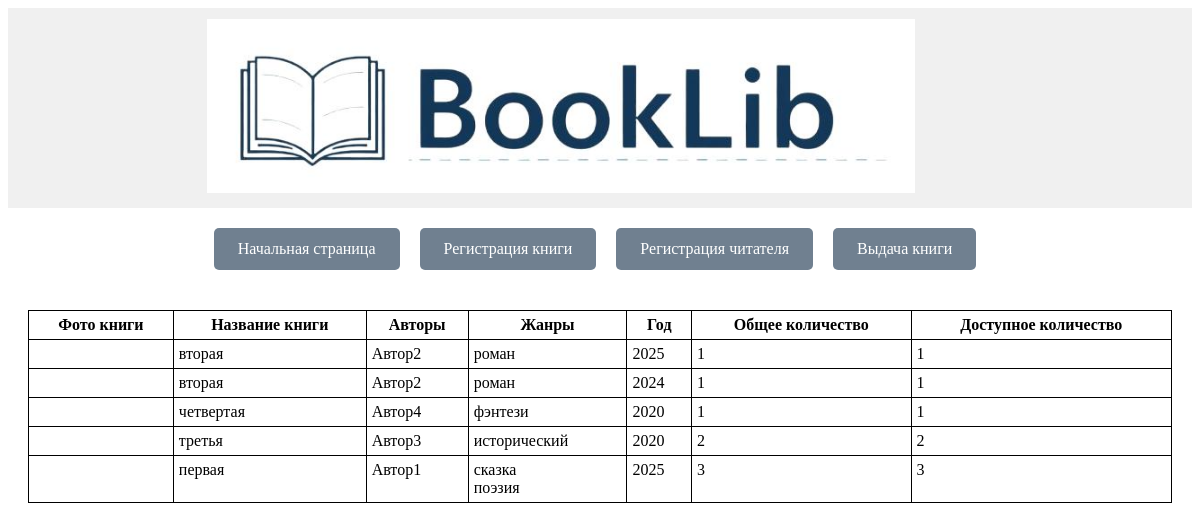
/lib/, run on an earlier commit of the app's database.
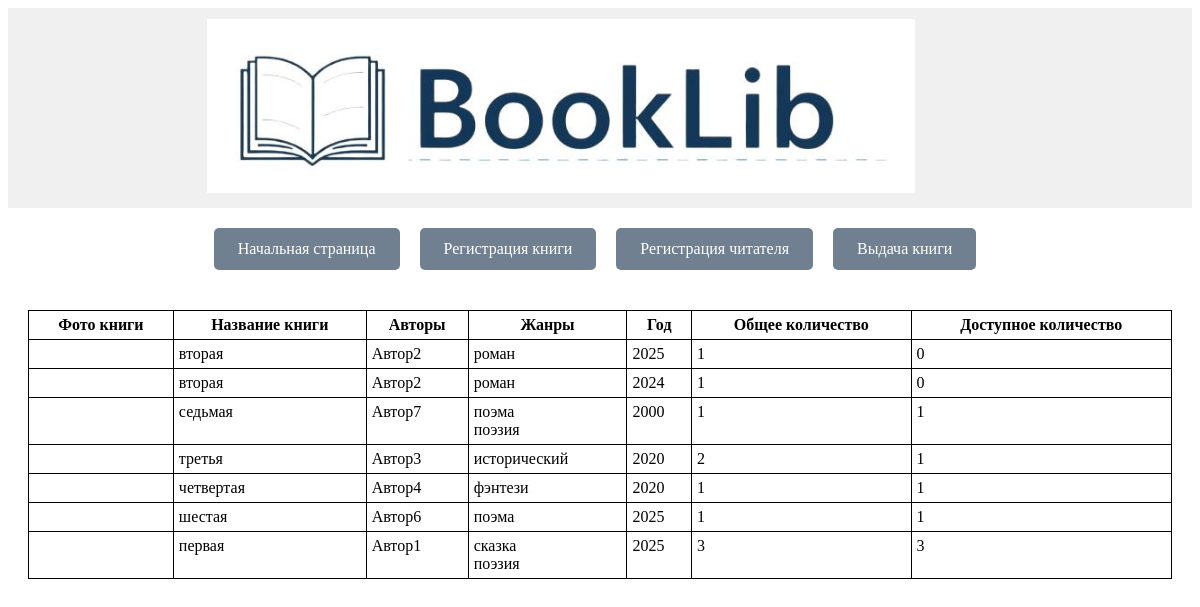
And on a later commit of the database.
### booklib/models.py (models this page shows, shortened)
class Book(models.Model):
    rating_book = (
        (5, '5'),
        (4, '4'),
        (3, '3'),
        (2, '2'),
        (1, "\U00002605"),
    )
    title_rus = models.CharField('Наименование книги', max_length=200)
    title_orig = models.CharField('Наименование книги (ориг.)', max_length=200, null=True, blank=True)
    year = models.PositiveIntegerField('Год издания', null=True,blank=True)
    quantity_pages = models.PositiveIntegerField('Количество страниц',null=True,blank=True)
    rating = models.DecimalField('Общий рейтинг', max_digits=2, decimal_places=1, null=True, blank=True)
    counter_rating = models.DecimalField('Счетчик рейтинга', max_digits=2, decimal_places=1, default=0, null=True, blank=True)
    return_rating = models.DecimalField('Рейтинг при возврате', max_digits=2, decimal_places=1, choices = rating_book, null=True, blank=True)
    general_quantity = models.IntegerField('Общее количество экземпляров', default=0, null=True, blank=True)
    current_quantity = models.IntegerField('Доступное количество экземпляров', null=True, blank=True)
    distrib_quantity = models.IntegerField('Количество выданных экземпляров', default=0, null=True, blank=True)
    genres = models.ManyToManyField('Genre')
    class Meta:
        verbose_name='Книга'
        verbose_name_plural='Книги'
        ordering = ['current_quantity', 'title_rus']

class Author(models.Model):
    books = models.ManyToManyField(Book)
    name = models.CharField('Автор', max_length=200)
    photo_author = models.ImageField('Фото авторов', null=True, blank=True)
    class Meta:
        verbose_name='Автор книги'
        verbose_name_plural='Авторы книг'

class Genre(models.Model):
    name_genre = models.CharField('Жанр', max_length=50)
    class Meta:
        verbose_name='Жанр книги'
        verbose_name_plural='Жанры книг'

### booklib/views.py (the view)
# urls.py: path('', get_main_page, name='main'),
def get_main_page(request):
    books = Book.objects.prefetch_related('books', 'fotoregistr_set', 'author_set', 'genres').all()
    context={'books':books}
    return render(request, 'main_page.html', context)

### booklib/templates/main_page.html (shortened to what this page needs)
{% extends 'basic.html' %}
{% load static %}
{% block content %}
<div style="padding: 20px">
<table id="myTable" class="display" >
        <thead>
            <tr>
                <th>Фото книги</th>
                <th>Название книги</th>
                <th>Авторы</th>
                <th>Жанры</th>
                <th>Год</th>
                <th>Общее количество</th>
                <th>Доступное количество</th>
            </tr>
        </thead>
        <tbody>
            {% for book in books %}
            <tr>
                <td>{% for foto in book.fotoregistr_set.all %}{{ fotoregistr.foto_book }}<br> {% endfor %}</td>
                <td>{{ book.title_rus }}</td>
                <td>{% for author in book.author_set.all %}{{ author.name }}<br> {% endfor %}</td>
                <td>{% for genre in book.genres.all %}{{ genre.name_genre }}<br>{% endfor %}</td>
                <td>{{ book.year }}</td>
                <td>{{ book.general_quantity }}</td>
                <td>{{ book.current_quantity }}</td>
            </tr>
            {% endfor %}
        </tbody>
    </table>
</div>
{% endblock %}

### booklib/templates/basic.html (shortened to what this page needs)
<!DOCTYPE html>
{% load static %}
<html lang="en">
<head>
    <link rel="stylesheet" type="text/css" href="{% static 'css/style.css' %}">
</head>
<body>
 <header>
     <a type="image/jpeg" href="{% url 'main' %}"><img src="{% static 'image/logo.jpg' %}" alt="Логотип приложения" class="logo"></a>
    </header>
<nav>
    <a href="{% url 'main' %}"  class="button-link">Начальная страница</a>
    <a href="{% url 'new_book' %}"  class="button-link">Регистрация книги</a>
    <a href="{% url 'new_person' %}"  class="button-link">Регистрация читателя</a>
    <a href="{% url 'give_book' %}"  class="button-link">Выдача книги</a>
</nav>
 <section>
      {% block content %}
      {% endblock %}
    </section>
</body>
</html>

What changed in the data, as far as the page shows it:
changed Book (number 1 of 7 on the later page): current_quantity "1" → "0"
changed Book (number 2 of 7 on the later page): current_quantity "1" → "0"
added Book: title_rus "седьмая", year "2000", general_quantity "1", current_quantity "1", Genre (name_genre "поэзия")
added Author: name "Автор7", shown under "седьмая"
now on this page (row unchanged): Genre: name_genre "поэма"
changed Book "третья": current_quantity "2" → "1"; moves up the list
added Book: title_rus "шестая", year "2025", general_quantity "1", current_quantity "1"
added Author: name "Автор6", shown under "шестая"
